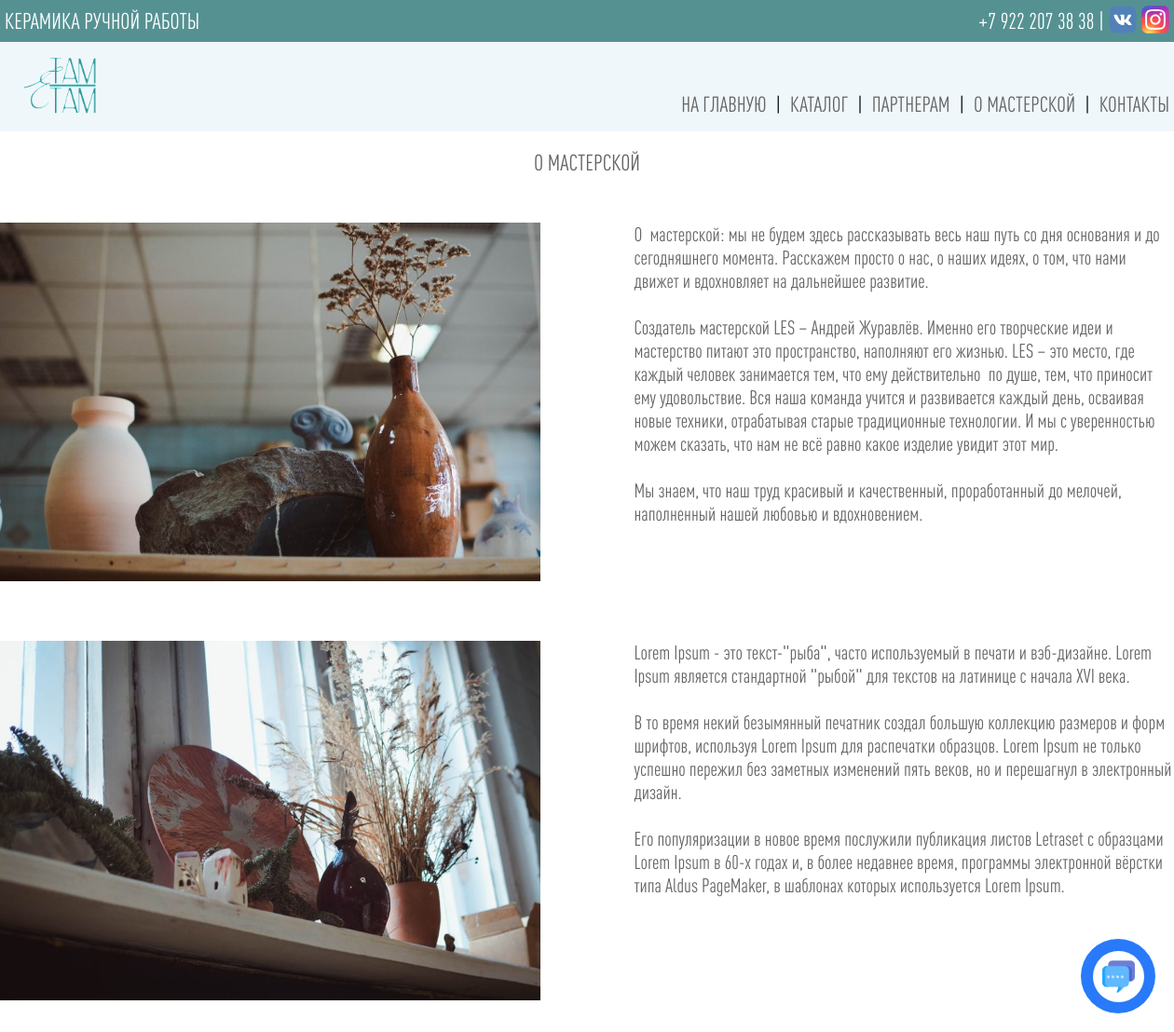
The page /about/ on the database its author committed.
### main/models.py (models this page shows)
class About(models.Model):
    image = models.ImageField(upload_to='catalog/images', verbose_name='Фото для статьи', null=True)
    text = models.TextField(verbose_name='Текст статьи')

### main/views.py (the view)
# urls.py: path('about/', views.about, name='about'),
def about(request):
    abouts = About.objects.order_by()
    context = {'abouts' : abouts}
    return render(request, 'main/about.html', context)

### cart/cart.py (called while the page is built)
    def __iter__(self):
        product_ids = self.cart.keys()
        products = Product.objects.filter(id__in=product_ids)
        cart = self.cart.copy()
        for product in products:
            cart[str(product.id)]['product'] = product
        for item in cart.values():
            item['price'] = Decimal(item['price'])
            item['total_price'] = item['price'] * item['quantity']
            yield item

### main/context_processors.py (called while the page is built)
def product_cart_context(request):
    cartForm = CartForm()
    cart = Cart(request)
    len_product = 0
    for item in cart:
        item['update_quantity_form'] = CartAddProductForm(initial={'quantity': item['quantity'],
                                                                   'update': True})
        len_product += 1
    return ({'cart' : cart, 'len_product' : len_product, 'cartForm' : cartForm})

### main/templates/main/about.html (shortened to what this page needs)
{% extends 'main/base.html' %}
{% block content %}
    <h2 class="title-of-page">О мастерской</h2>
    {% for about in abouts %}
        <div class="about-block">
            <div class="photo-about">
                <img src="{{ about.image.url }}" alt="">
            </div>
            <div class="about-text">
                <p>{{ about.text }}</p>
            </div>
        </div>
    {% endfor %}
{% endblock %}

### static/css/style.css (style rules this page uses)
* { padding: 0; margin: 0; text-decoration: none; list-style-type: none; }
.title-of-page { color: #636363; font-family: 'DINPro-CondensedMedium'; font-weight: 550; text-transform: uppercase; text-align: center; margin-bottom: 20px; margin-top: 20px; }
.about-block { padding-top: 30px; padding-bottom: 30px; display: flex; justify-content: space-between; }
.photo-about { width: 46%; }
.about-text { width: 46%; }
.about-text p { white-space: pre-wrap; font-family: 'DINPro-CondensedMedium'; font-weight: 500; font-size: 21px; color: #666666; }
.photo-about img { width: 100%; height: auto; }

### rows shown on the page
About: image (picture), text "О мастерской: мы не будем здесь рассказывать весь наш путь со дня основания и до сегодняшнего момента. Расскажем просто о нас, о наших идеях, о том, что нами движет и вдохновляет на дальнейшее развитие. Создатель мастерской LES – Андрей Журавлёв. Именно его творческие идеи и мастерство питают это пространство, наполняют его жизнью. LES – это место, где каждый человек занимается тем, что ему действительно по душе, тем, что приносит ему удовольствие. Вся наша команда учится и развивается каждый день, осваивая новые техники, отрабатывая старые традиционные технологии. И мы с уверенностью можем сказать, что нам не всё равно какое изделие увидит этот мир. Мы знаем, что наш труд красивый и…"
About: image (picture), text "Lorem Ipsum - это текст-\"рыба\", часто используемый в печати и вэб-дизайне. Lorem Ipsum является стандартной \"рыбой\" для текстов на латинице с начала XVI века. В то время некий безымянный печатник создал большую коллекцию размеров и форм шрифтов, используя Lorem Ipsum для распечатки образцов. Lorem Ipsum не только успешно пережил без заметных изменений пять веков, но и перешагнул в электронный дизайн. Его популяризации в новое время послужили публикация листов Letraset с образцами Lorem Ipsum в 60-х годах и, в более недавнее время, программы электронной вёрстки типа Aldus PageMaker, в шаблонах которых используется Lorem Ipsum."
